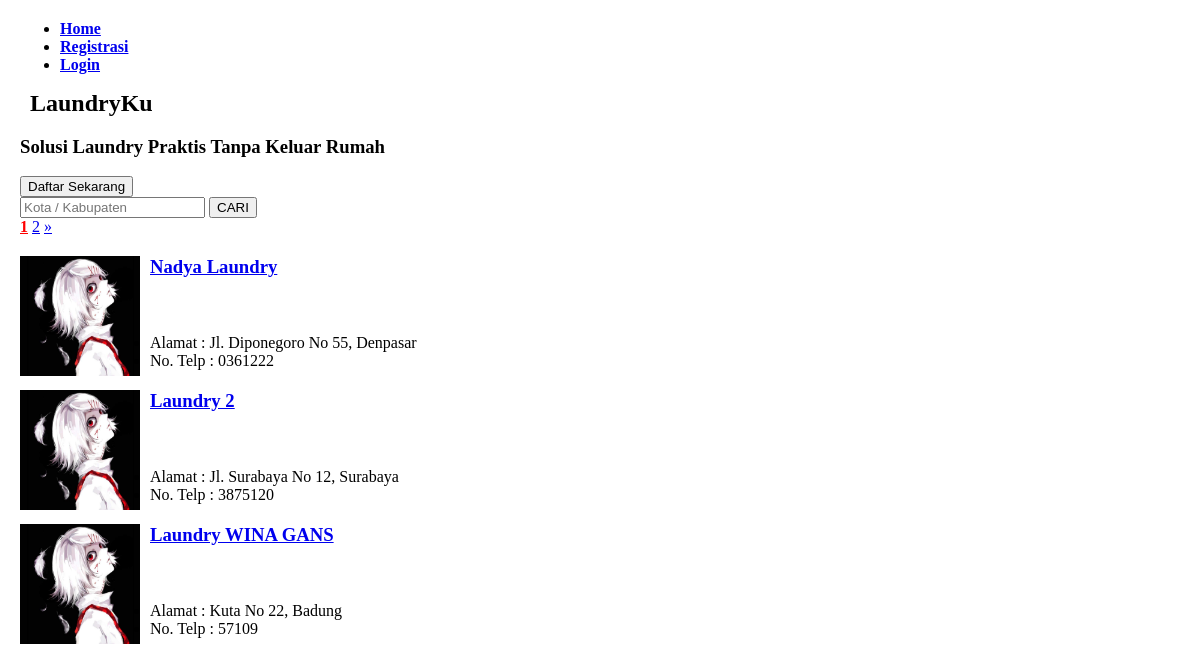
The page / on the database its author committed.
### tables this page shows
CREATE TABLE `agen` (
  `id_agen` int(11) NOT NULL,
  `nama_laundry` varchar(30) DEFAULT NULL,
  `nama_pemilik` varchar(30) DEFAULT NULL,
  `telp` varchar(13) DEFAULT NULL,
  `email` varchar(30) DEFAULT NULL,
  `kota` varchar(20) DEFAULT NULL,
  `alamat` varchar(100) DEFAULT NULL,
  `plat_driver` varchar(12) DEFAULT NULL,
  `password` varchar(255) DEFAULT NULL
);

### index.php (the view, shortened to what this page needs)
<?php
include 'connect-db.php';
$jumlahDataPerHalaman = 3;
$query = mysqli_query($connect,"SELECT * FROM agen");
$jumlahData = mysqli_num_rows($query);
$jumlahHalaman = ceil($jumlahData / $jumlahDataPerHalaman);
if ( isset($_GET["page"])){
    $halamanAktif = $_GET["page"];
}else{
    $halamanAktif = 1;
}
$awalData = ( $jumlahDataPerHalaman * $halamanAktif ) - $jumlahDataPerHalaman;
$agen = mysqli_query($connect,"SELECT * FROM agen LIMIT $awalData, $jumlahDataPerHalaman");
?>
<!DOCTYPE html>
<html lang="en">
<head>
    <link rel="stylesheet" type="text/css" href="css/rating.css">
    <link rel="stylesheet" href="https://cdnjs.cloudflare.com/ajax/libs/font-awesome/4.7.0/css/font-awesome.min.css">
</head>
<body>
    <?php include 'header.php'; ?>
    <div id="body">
        <div class="body">
            <h1>LaundryKu</h1>
            <h3>Solusi Laundry Praktis Tanpa Keluar Rumah</h3>
            <?php if ( isset($_SESSION["login-pelanggan"]) && isset($_SESSION["pelanggan"]) ) : ?>
                <div>
                    <form action="" method="post">
                        <input type="text" name="keyword" placeholder="Kota / Kabupaten" />
                        <button type="submit" name="cari">CARI</button>
                    </form>
                </div>
                <ul>
                    <li><button type="button"><a href="pelanggan.php">Profil Saya</a></button></li>
                    <li><button type="button"><a href="status.php">Status Cucian</a></button></li>
                    <li><button type="button"><a href="transaksi.php">Riwayat Transaksi</a></button></li>
                </ul>
            <?php else : ?>
                <a href='registrasi-pelanggan.php'><button type='button'>Daftar Sekarang</button></a>
                <form action="" method="post">
                    <input type="text" name="keyword" placeholder="Kota / Kabupaten" />
                    <button type="submit" name="cari">CARI</button>
                </form>
            <?php endif ?>
        </div>
        </div>
        <div class="body">
            <div id="halaman">
                <?php for( $i = 1; $i <= $jumlahHalaman; $i++ ) : ?>
                    <?php if( $i == $halamanAktif ) : ?>
                        <a href="?page=<?= $i; ?>" style="font-weight: bold; color: red;"><?= $i; ?></a>
                    <?php else : ?>
                        <a href="?page=<?= $i; ?>"><?= $i; ?></a>
                    <?php endif; ?>
                <?php endfor; ?>
                <?php if( $halamanAktif < $jumlahHalaman ) : ?>
                    <a href="?page=<?= $halamanAktif + 1; ?>">&raquo;</a>
                <?php endif; ?>
            </div>
            <?php foreach ( $agen as $dataAgen) : ?>
                <div style="margin-top:20px" class="agen">
                    <div><a href="detail-agen.php?id=<?= $dataAgen['id_agen'] ?>"><img src="files/laundryku.jpg" width=120 height=120 alt="foto" style="float:left;margin-right:10px"></a></div>
                    <h3><a href="detail-agen.php?id=<?= $dataAgen['id_agen'] ?>"><?= $dataAgen["nama_laundry"] ?></a></h3>
                    <?php
                        $temp = $dataAgen["id_agen"];
                        $queryStar = mysqli_query($connect,"SELECT * FROM transaksi WHERE id_agen = '$temp'");
                        $totalStar = 0;
                        $i = 0;
                        while ($star = mysqli_fetch_assoc($queryStar)){
                            $totalStar += $star["rating"];
                            $i++;
                            $fixStar = ceil($totalStar / $i);
                        }
                        if ( $totalStar == 0 ) {
                    ?>
                        <fieldset class="bintang"><span class="starImg star-0"></span></fieldset>
                        <?php }else { ?>
                        <fieldset class="bintang"><span class="starImg star-<?= $fixStar ?>"></span></fieldset>
                        <?php } ?>
                    <div>
                        <ul>
                            <li>Alamat : <?= $dataAgen["alamat"] . ", " . $dataAgen["kota"]  ?></li>
                            <li>No. Telp : <?= $dataAgen["telp"] ?></li>
                        </ul>
                    </div>
                </div>
            <?php endforeach; ?>
        </div>
</body>
</html>

### css/rating.css (style rules this page uses)
fieldset, label { margin: 0; padding: 0; }
body { margin: 20px; }
h1 { font-size: 1.5em; margin: 10px; }
.bintang { width: 100px; border: none; font-weight: bold; font-size: 12px; }
.starImg { width: 100px; height: 21px; display: block; background: url(http://1.bp.blogspot.com/-Sp-iHFztZdc/UVD89O9oM1I/AAAAAAAAEU0/Xh-FBDaWyJY/s1600/star.png) 0 0 no-repeat; }
.star-0 { background-position: -100px -0; }
.star-6 { background-position: -40px 0; }

### rows shown on the page
agen: nama_laundry "Nadya Laundry", alamat "Jl. Diponegoro No 55", kota "Denpasar", telp "0361222"
agen: nama_laundry "Laundry 2", alamat "Jl. Surabaya No 12", kota "Surabaya", telp "3875120"
agen: nama_laundry "Laundry WINA GANS", alamat "Kuta No 22", kota "Badung", telp "57109"
